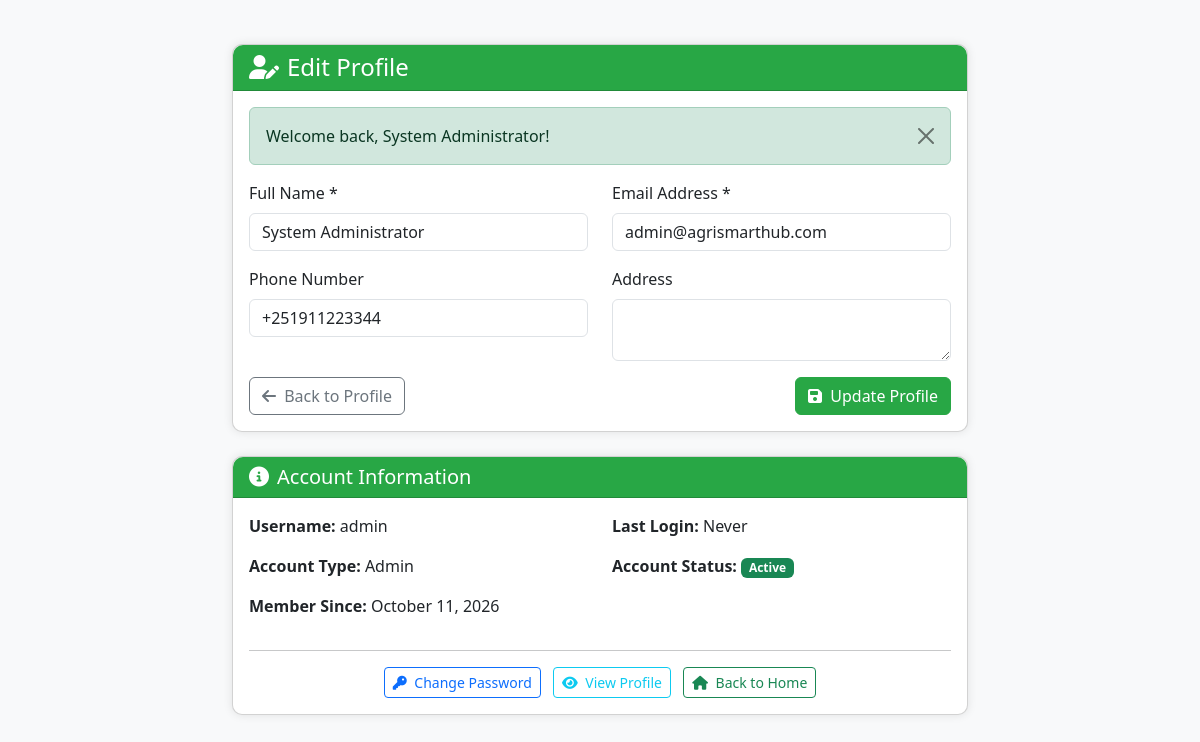
The page /pages/edit_profile.php (signed in) on the database its author committed.
### tables this page shows
CREATE TABLE IF NOT EXISTS users (
    id INT AUTO_INCREMENT PRIMARY KEY,
    username VARCHAR(50) UNIQUE NOT NULL,
    email VARCHAR(100) UNIQUE NOT NULL,
    password VARCHAR(255) NOT NULL,
    full_name VARCHAR(100),
    phone VARCHAR(20),
    address TEXT,
    profile_image VARCHAR(255) DEFAULT 'default_profile.jpg',
    role ENUM('admin', 'farmer', 'supplier', 'customer') DEFAULT 'customer',
    status ENUM('active', 'inactive', 'suspended') DEFAULT 'active',
    email_verified TINYINT(1) DEFAULT 0,
    last_login TIMESTAMP NULL,
    created_at TIMESTAMP DEFAULT CURRENT_TIMESTAMP,
    updated_at TIMESTAMP DEFAULT CURRENT_TIMESTAMP ON UPDATE CURRENT_TIMESTAMP
);

### pages/edit_profile.php (the view, shortened to what this page needs)
<?php
require_once '../includes/config.php';
$user_id = $_SESSION['user_id'];
try {
    $stmt = $pdo->prepare("SELECT * FROM users WHERE id = ?");
    $stmt->execute([$user_id]);
    $user = $stmt->fetch(PDO::FETCH_ASSOC);
} catch (PDOException $e) {
    $_SESSION['error'] = "Error fetching user data: " . $e->getMessage();
    header('Location: profile.php');
    exit();
}
?>
<!DOCTYPE html>
<html lang="en">
<head>
    <link href="https://cdn.jsdelivr.net/npm/bootstrap@5.3.0/dist/css/bootstrap.min.css" rel="stylesheet">
    <link rel="stylesheet" href="https://cdnjs.cloudflare.com/ajax/libs/font-awesome/6.4.0/css/all.min.css">
</head>
<body>
<div class="container mt-4">
    <div class="row justify-content-center">
        <div class="col-md-8">
            <div class="card">
                <div class="card-header">
                    <h4 class="mb-0">
                        <i class="fas fa-user-edit me-2"></i>Edit Profile
                    </h4>
                </div>
                <div class="card-body">
                    <?php if (isset($_SESSION['success'])): ?>
                        <div class="alert alert-success alert-dismissible fade show" role="alert">
                            <?php
                            echo $_SESSION['success'];
                            ?>
                            <button type="button" class="btn-close" data-bs-dismiss="alert"></button>
                        </div>
                    <?php endif; ?>
                    <form action="<?php echo htmlspecialchars($_SERVER['PHP_SELF']); ?>" method="POST">
                        <div class="row">
                            <div class="col-md-6 mb-3">
                                <label for="full_name" class="form-label">Full Name *</label>
                                <input type="text" class="form-control" id="full_name" name="full_name"
                                       value="<?php echo htmlspecialchars($user['full_name'] ?? ''); ?>" required>
                            </div>
                            <div class="col-md-6 mb-3">
                                <label for="email" class="form-label">Email Address *</label>
                                <input type="email" class="form-control" id="email" name="email"
                                       value="<?php echo htmlspecialchars($user['email']); ?>" required>
                            </div>
                            <div class="col-md-6 mb-3">
                                <label for="phone" class="form-label">Phone Number</label>
                                <input type="tel" class="form-control" id="phone" name="phone"
                                       value="<?php echo htmlspecialchars($user['phone'] ?? ''); ?>"
                                       placeholder="+251900000000 or 0912345678">
                            </div>
                            <div class="col-md-6 mb-3">
                                <label for="address" class="form-label">Address</label>
                                <textarea class="form-control" id="address" name="address" rows="2"><?php echo htmlspecialchars($user['address'] ?? ''); ?></textarea>
                            </div>
                        </div>
                        <div class="d-flex justify-content-between">
                            <a href="profile.php" class="btn btn-outline-secondary">
                                <i class="fas fa-arrow-left me-1"></i> Back to Profile
                            </a>
                            <button type="submit" class="btn btn-success">
                                <i class="fas fa-save me-1"></i> Update Profile
                            </button>
                        </div>
                    </form>
                </div>
            </div>
            <div class="card mt-4">
                <div class="card-header">
                    <h5 class="mb-0">
                        <i class="fas fa-info-circle me-2"></i>Account Information
                    </h5>
                </div>
                <div class="card-body">
                    <div class="row">
                        <div class="col-md-6">
                            <p><strong>Username:</strong> <?php echo htmlspecialchars($user['username']); ?></p>
                            <p><strong>Account Type:</strong> <?php echo ucfirst($user['role']); ?></p>
                            <p><strong>Member Since:</strong> <?php echo date('F d, Y', strtotime($user['created_at'])); ?></p>
                        </div>
                        <div class="col-md-6">
                            <p><strong>Last Login:</strong>
                                <?php echo !empty($user['last_login']) ? date('F d, Y H:i', strtotime($user['last_login'])) : 'Never'; ?>
                            </p>
                            <p><strong>Account Status:</strong>
                                <span class="badge bg-<?php echo $user['status'] == 'active' ? 'success' : 'warning'; ?>">
                                    <?php echo ucfirst($user['status']); ?>
                                </span>
                            </p>
                        </div>
                    </div>
                    <hr>
                    <div class="text-center">
                        <a href="change_password.php" class="btn btn-outline-primary btn-sm me-2">
                            <i class="fas fa-key me-1"></i> Change Password
                        </a>
                        <a href="profile.php" class="btn btn-outline-info btn-sm me-2">
                            <i class="fas fa-eye me-1"></i> View Profile
                        </a>
                        <a href="../index.php" class="btn btn-outline-success btn-sm">
                            <i class="fas fa-home me-1"></i> Back to Home
                        </a>
                    </div>
                </div>
            </div>
        </div>
    </div>
</div>
</body>
</html>

### pages/edit_profile.php (style rules this page uses)
body { background-color: #f8f9fa; padding-top: 20px; }
.card { border-radius: 10px; box-shadow: 0 0 10px rgba(0,0,0,0.1); }
.card-header { background-color: #28a745; color: white; border-radius: 10px 10px 0 0 !important; }
.btn-success { background-color: #28a745; border-color: #28a745; }

### rows shown on the page
users: full_name "System Administrator", email "admin@agrismarthub.com", phone "+251911223344", username "admin", role "Admin", created_at "October 11, 2026", status "Active"

### other values the page prints
$_SESSION['success'] "Welcome back, System Administrator!"
